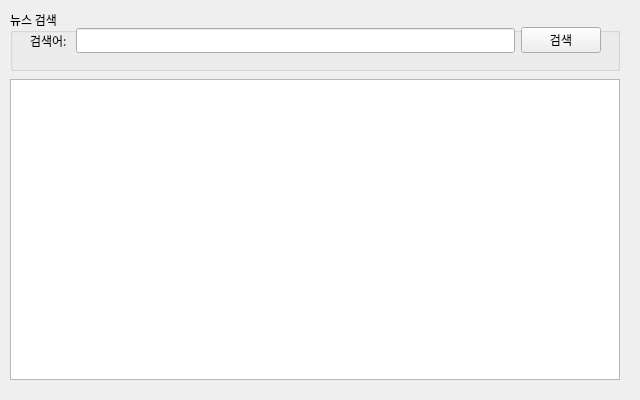
<?xml version="1.0" encoding="UTF-8"?>
<ui version="4.0">
 <class>FrmMain</class>
 <widget class="QWidget" name="FrmMain">
  <property name="geometry">
   <rect>
    <x>0</x>
    <y>0</y>
    <width>640</width>
    <height>400</height>
   </rect>
  </property>
  <property name="sizePolicy">
   <sizepolicy hsizetype="Fixed" vsizetype="Fixed">
    <horstretch>0</horstretch>
    <verstretch>0</verstretch>
   </sizepolicy>
  </property>
  <property name="minimumSize">
   <size>
    <width>640</width>
    <height>400</height>
   </size>
  </property>
  <property name="maximumSize">
   <size>
    <width>640</width>
    <height>400</height>
   </size>
  </property>
  <property name="font">
   <font>
    <family>KoPub돋움체 Light</family>
   </font>
  </property>
  <property name="windowTitle">
   <string>네이버 API 뉴스검색 앱</string>
  </property>
  <widget class="QWidget" name="verticalLayoutWidget">
   <property name="geometry">
    <rect>
     <x>10</x>
     <y>10</y>
     <width>610</width>
     <height>61</height>
    </rect>
   </property>
   <layout class="QVBoxLayout" name="SearchLayout">
    <item>
     <widget class="QGroupBox" name="groupBox">
      <property name="title">
       <string>뉴스 검색</string>
      </property>
      <widget class="QWidget" name="">
       <property name="geometry">
        <rect>
         <x>20</x>
         <y>10</y>
         <width>571</width>
         <height>41</height>
        </rect>
       </property>
       <layout class="QHBoxLayout" name="horizontalLayout">
        <item>
         <widget class="QLabel" name="label">
          <property name="text">
           <string>검색어: </string>
          </property>
         </widget>
        </item>
        <item>
         <widget class="QLineEdit" name="txtSearch"/>
        </item>
        <item>
         <widget class="QPushButton" name="btnSearch">
          <property name="text">
           <string>검색</string>
          </property>
         </widget>
        </item>
       </layout>
      </widget>
     </widget>
    </item>
   </layout>
  </widget>
  <widget class="QWidget" name="verticalLayoutWidget_2">
   <property name="geometry">
    <rect>
     <x>10</x>
     <y>79</y>
     <width>610</width>
     <height>301</height>
    </rect>
   </property>
   <layout class="QVBoxLayout" name="ResultLayout">
    <item>
     <widget class="QListView" name="lsvResult"/>
    </item>
   </layout>
  </widget>
 </widget>
 <resources/>
 <connections/>
</ui>
